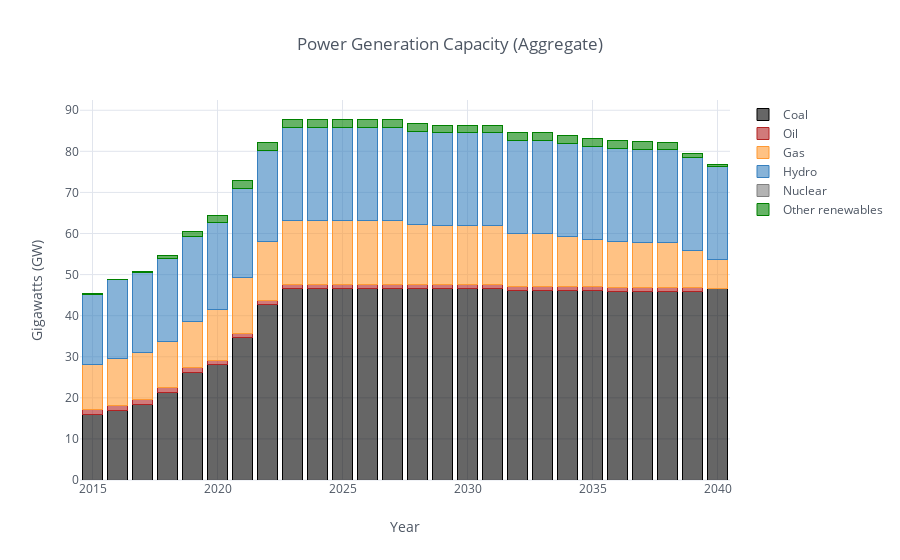

Notebook cell for this chart:
### Code cell
# Power generation capacity (Aggregated)
cap_agg_df = pd.DataFrame(columns=agg_col)
cap_agg_df.insert(0,'y',cap_df['y'])
cap_agg_df  = cap_agg_df.fillna(0.00)

for each in agg_col:
    for tech_exists in agg_col[each]:
        if tech_exists in cap_df.columns:
            cap_agg_df[each] = cap_agg_df[each] + cap_df[tech_exists]
            cap_agg_df[each] = cap_agg_df[each].round(2)

df_plot(cap_agg_df,'Gigawatts (GW)','Power Generation Capacity (Aggregate)')

### Figure 1 — Plotly figure (JSON) as saved in the notebook; plotly's stock layout.template omitted (floating-point values rounded to 4 significant figures)
{"data": [{"marker": {"color": "rgba(0, 0, 0, 0.6)", "line": {"color": "rgba(0, 0, 0, 1.0)", "width": 1}}, "name": "Coal", "orientation": "v", "text": "", "type": "bar", "uid": "1c19048c-fbbc-4624-a5aa-8f33e6a803e6", "x": [2015, 2016, 2017, 2018, 2019, 2020, 2021, 2022, 2023, 2024, 2025, 2026, 2027, 2028, 2029, 2030, 2031, 2032, 2033, 2034, 2035, 2036, 2037, 2038, 2039, 2040], "y": [15.92, 17.03, 18.46, 21.31, 26.12, 28.21, 34.67, 42.65, 46.63, 46.63, 46.63, 46.63, 46.63, 46.63, 46.63, 46.63, 46.63, 46.03, 46.03, 46.03, 46.03, 45.92, 45.81, 45.81, 45.81, 46.68]}, {"marker": {"color": "rgba(178, 34, 34, 0.6)", "line": {"color": "rgba(178, 34, 34, 1.0)", "width": 1}}, "name": "Oil", "orientation": "v", "text": "", "type": "bar", "uid": "ba34555d-ec13-4e68-8c90-fdeea5f1f621", "x": [2015, 2016, 2017, 2018, 2019, 2020, 2021, 2022, 2023, 2024, 2025, 2026, 2027, 2028, 2029, 2030, 2031, 2032, 2033, 2034, 2035, 2036, 2037, 2038, 2039, 2040], "y": [1.18, 1.18, 1.18, 1.18, 1.18, 0.99, 0.99, 0.99, 0.99, 0.99, 0.99, 0.99, 0.99, 0.99, 0.99, 0.99, 0.99, 0.99, 0.99, 0.99, 0.99, 0.99, 0.99, 0.99, 0.99, 0]}, {"marker": {"color": "rgba(255, 153, 51, 0.6)", "line": {"color": "rgba(255, 153, 51, 1.0)", "width": 1}}, "name": "Gas", "orientation": "v", "text": "", "type": "bar", "uid": "1788b88e-3fb6-4fc6-9ea5-839a93c5b5f9", "x": [2015, 2016, 2017, 2018, 2019, 2020, 2021, 2022, 2023, 2024, 2025, 2026, 2027, 2028, 2029, 2030, 2031, 2032, 2033, 2034, 2035, 2036, 2037, 2038, 2039, 2040], "y": [11.08, 11.28, 11.28, 11.28, 11.28, 12.23, 13.73, 14.48, 15.55, 15.55, 15.55, 15.55, 15.55, 14.6, 14.23, 14.23, 14.23, 13.06, 13.06, 12.32, 11.58, 11.12, 11.12, 11.12, 9.11, 7.11]}, {"marker": {"color": "rgba(55, 128, 191, 0.6)", "line": {"color": "rgba(55, 128, 191, 1.0)", "width": 1}}, "name": "Hydro", "orientation": "v", "text": "", "type": "bar", "uid": "baa3b7ee-3e79-4fef-a956-51d21f70dde4", "x": [2015, 2016, 2017, 2018, 2019, 2020, 2021, 2022, 2023, 2024, 2025, 2026, 2027, 2028, 2029, 2030, 2031, 2032, 2033, 2034, 2035, 2036, 2037, 2038, 2039, 2040], "y": [17.09, 19.26, 19.68, 20.18, 20.65, 21.19, 21.68, 22.04, 22.75, 22.75, 22.75, 22.63, 22.63, 22.63, 22.63, 22.63, 22.63, 22.63, 22.63, 22.63, 22.63, 22.63, 22.63, 22.63, 22.63, 22.63]}, {"marker": {"color": "rgba(128, 128, 128, 0.6)", "line": {"color": "rgba(128, 128, 128, 1.0)", "width": 1}}, "name": "Nuclear", "orientation": "v", "text": "", "type": "bar", "uid": "d15296e9-0ece-44f1-9de9-5c57d38cd5dd", "x": [2015, 2016, 2017, 2018, 2019, 2020, 2021, 2022, 2023, 2024, 2025, 2026, 2027, 2028, 2029, 2030, 2031, 2032, 2033, 2034, 2035, 2036, 2037, 2038, 2039, 2040], "y": [0, 0, 0, 0, 0, 0, 0, 0, 0, 0, 0, 0, 0, 0, 0, 0, 0, 0, 0, 0, 0, 0, 0, 0, 0, 0]}, {"marker": {"color": "rgba(0, 128, 0, 0.6)", "line": {"color": "rgba(0, 128, 0, 1.0)", "width": 1}}, "name": "Other renewables", "orientation": "v", "text": "", "type": "bar", "uid": "670158c5-33f6-4a6b-ba5a-f4710bc56c51", "x": [2015, 2016, 2017, 2018, 2019, 2020, 2021, 2022, 2023, 2024, 2025, 2026, 2027, 2028, 2029, 2030, 2031, 2032, 2033, 2034, 2035, 2036, 2037, 2038, 2039, 2040], "y": [0.11, 0.14, 0.2, 0.65, 1.14, 1.65, 1.95, 1.95, 1.95, 1.95, 1.95, 1.95, 1.95, 1.93, 1.93, 1.93, 1.93, 1.93, 1.93, 1.93, 1.93, 1.93, 1.93, 1.48, 0.99, 0.47]}], "layout": {"barmode": "stack", "legend": {"bgcolor": "#FFFFFF", "font": {"color": "#4D5663"}, "traceorder": "normal"}, "paper_bgcolor": "#FFFFFF", "plot_bgcolor": "#FFFFFF", "title": {"font": {"color": "#4D5663"}, "text": "Power Generation Capacity (Aggregate)"}, "xaxis": {"gridcolor": "#E1E5ED", "showgrid": true, "tickfont": {"color": "#4D5663"}, "title": {"font": {"color": "#4D5663"}, "text": "Year"}, "zerolinecolor": "#E1E5ED"}, "yaxis": {"gridcolor": "#E1E5ED", "showgrid": true, "tickfont": {"color": "#4D5663"}, "title": {"font": {"color": "#4D5663"}, "text": "Gigawatts (GW)"}, "zerolinecolor": "#E1E5ED"}}}
